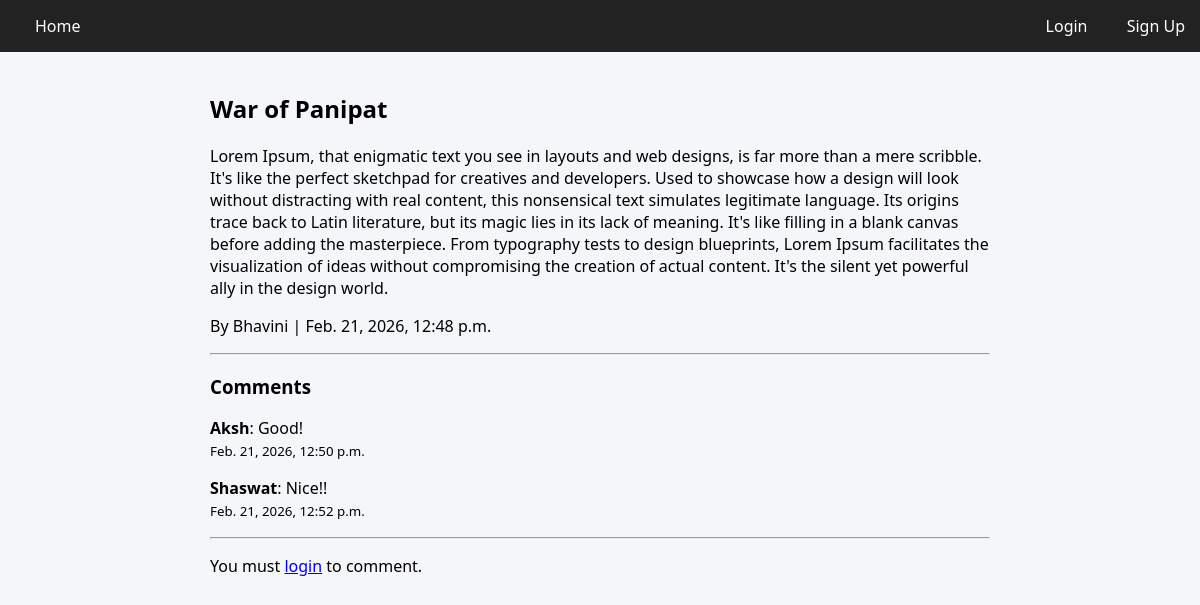
The app's page /blog/2/ with its own data.
### blog/models.py (models this page shows, shortened)
class Blog(models.Model):
    title=models.CharField(max_length=100)
    description=models.TextField()
    timestamp=models.DateTimeField(auto_now_add=True)
    author=models.ForeignKey(User, on_delete=models.CASCADE)

class Comment(models.Model):
    blog=models.ForeignKey(Blog, on_delete=models.CASCADE, related_name='comments')
    user=models.ForeignKey(User, on_delete=models.CASCADE)
    text=models.TextField()
    created_at=models.DateTimeField(auto_now_add=True)

### blog/views.py (the view)
# urls.py: path('blog/<int:id>/', views.read_blog, name='read'),
def read_blog(request, id):
    blog = get_object_or_404(Blog, id=id)
    comments = blog.comments.all()
    if request.method == 'POST':
        if request.user.is_authenticated:
            form = CommentForm(request.POST)
            if form.is_valid():
                comment = form.save(commit=False)
                comment.blog = blog
                comment.user = request.user
                comment.save()
                return redirect('read', id=id)
        else:
            return redirect('login')
    else:
        form = CommentForm()
    return render(request, 'read.html', {
        'blog': blog,
        'comments': comments,
        'form': form
    })

### templates/read.html
{% extends 'base.html' %}
{% block content %}
<h2>{{ blog.title }}</h2>
<p>{{ blog.description }}</p>
<p>By {{ blog.author.username }} | {{ blog.timestamp }}</p>
<hr>
<h3>Comments</h3>
{% for comment in comments %}
    <p>
        <strong>{{ comment.user.username }}</strong>:
        {{ comment.text }}
        <br>
        <small>{{ comment.created_at }}</small>
    </p>
{% empty %}
    <p>No comments yet.</p>
{% endfor %}
<hr>
{% if user.is_authenticated %}
    <h3>Add Comment</h3>
    <form method="POST">
        {% csrf_token %}
        {{ form.as_p }}
        <button type="submit">Comment</button>
    </form>
{% else %}
    <p>You must <a href="{% url 'login' %}">login</a> to comment.</p>
{% endif %}
{% endblock %}

### templates/base.html (style rules this page uses)
body { margin: 0; font-family: 'Segoe UI', sans-serif; background-color: #f5f6fa; }

### records on screen
Blog: title "War of Panipat", description "Lorem Ipsum, that enigmatic text you see in layouts and web designs, is far more than a mere scribble. It's like the perfect sketchpad for creatives and developers. Used to showcase how a design will look without distracting with real content, this nonsensical text simulates legitimate language. Its origins trace back to Latin literature, but its magic lies in its lack of meaning. It's like filling in a blank canvas before adding the masterpiece. From typography tests to design blueprints, Lorem Ipsum facilitates the visualization of ideas without compromising the creation of actual content. It's the silent yet powerful ally in the design world.", author.username "Bhavini", timestamp "Feb. 21, 2026, 12:48 p.m."
Comment: user.username "Aksh", text "Good!", created_at "Feb. 21, 2026, 12:50 p.m."
Comment: user.username "Shaswat", text "Nice!!", created_at "Feb. 21, 2026, 12:52 p.m."
